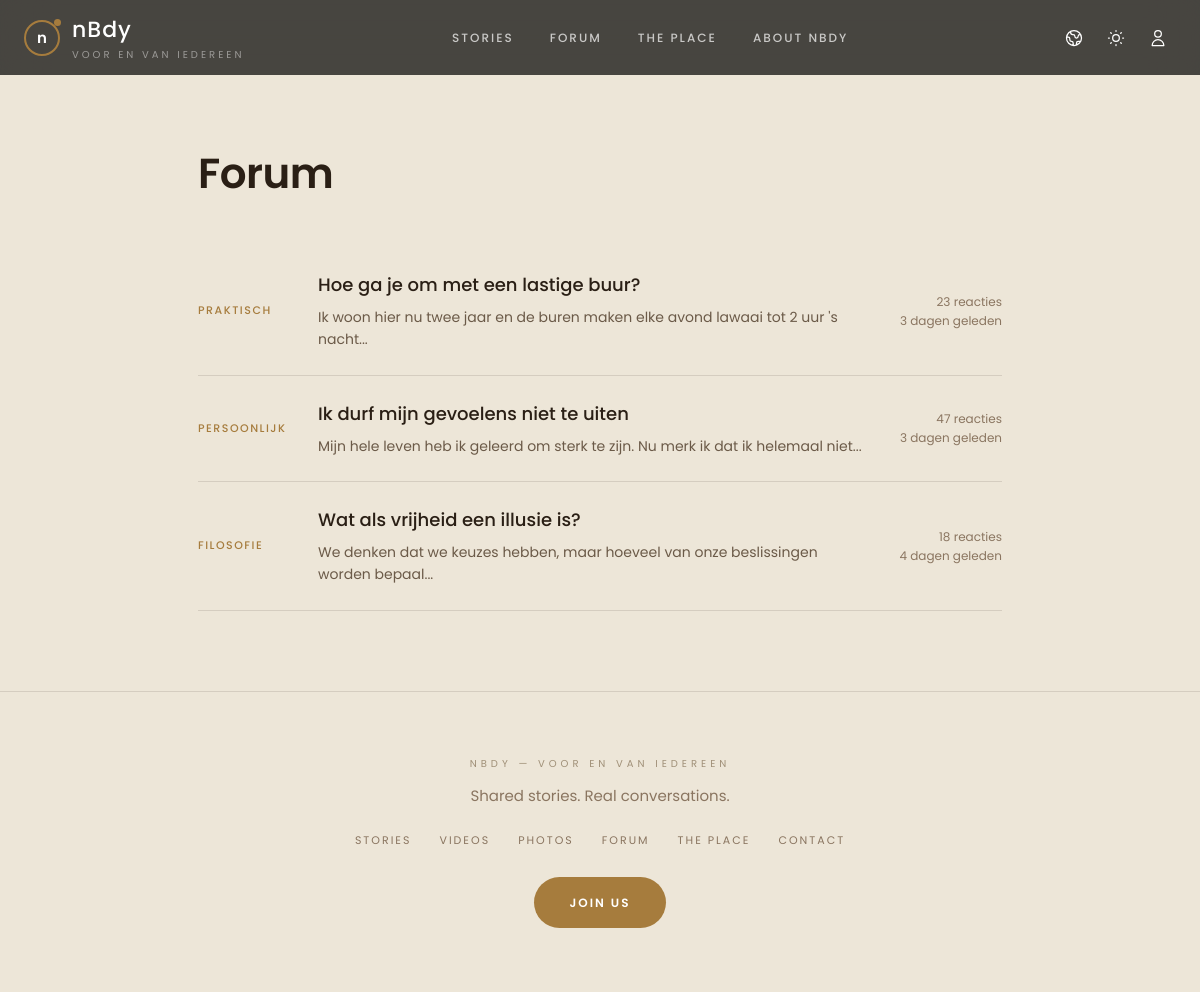
The app's page /pages/forum.php with its own data.
### tables this page shows
CREATE TABLE IF NOT EXISTS forum_topics (
    id              INT AUTO_INCREMENT PRIMARY KEY,
    slug            VARCHAR(200) NOT NULL UNIQUE,
    title           VARCHAR(255) NOT NULL,
    content         TEXT NOT NULL,
    category_id     INT DEFAULT NULL,
    author_id       INT DEFAULT NULL,
    status          ENUM('open','closed','pinned') DEFAULT 'open',
    reply_count     INT DEFAULT 0,
    view_count      INT DEFAULT 0,
    last_reply_at   DATETIME DEFAULT NULL,
    created_at      DATETIME DEFAULT CURRENT_TIMESTAMP,
    updated_at      DATETIME DEFAULT CURRENT_TIMESTAMP ON UPDATE CURRENT_TIMESTAMP,
    FOREIGN KEY (category_id) REFERENCES categories(id) ON DELETE SET NULL,
    FOREIGN KEY (author_id) REFERENCES users(id) ON DELETE SET NULL,
    INDEX idx_status_created (status, created_at),
    INDEX idx_last_reply (last_reply_at)
);

CREATE TABLE IF NOT EXISTS categories (
    id          INT AUTO_INCREMENT PRIMARY KEY,
    slug        VARCHAR(50) NOT NULL UNIQUE,
    name_nl     VARCHAR(100) NOT NULL,
    name_en     VARCHAR(100) NOT NULL,
    name_de     VARCHAR(100) NOT NULL,
    color       VARCHAR(7) DEFAULT '#A67C3D',
    sort_order  INT DEFAULT 0,
    created_at  DATETIME DEFAULT CURRENT_TIMESTAMP
);

### includes/functions.php (called while the page is built, shortened)
<?php
require_once __DIR__ . '/db.php';
function getCurrentLang(): string {
    $accept = $_SERVER['HTTP_ACCEPT_LANGUAGE'] ?? '';
    return DEFAULT_LANG;
}
function t(string $key, array $params = []): string {
    $lang = getCurrentLang();
    static $translations = [];
    if (!isset($translations[$lang])) {
        $file = __DIR__ . "/lang/{$lang}.php";
        $translations[$lang] = file_exists($file) ? require $file : [];
    }
    $text = $translations[$lang][$key] ?? $key;
    return $text;
}
function getCurrentTheme(): string {
    return $_SESSION['nbdy_theme'] ?? DEFAULT_THEME;
}
function sanitizeInput(string $input): string {
    return htmlspecialchars(trim($input), ENT_QUOTES, 'UTF-8');
}
function forumUrl(string $slug): string {
    return SITE_URL . '/pages/forum-topic.php?slug=' . urlencode($slug);
}
function timeAgo(string $datetime): string {
    $time = strtotime($datetime);
    $now = time();
    $diff = $now - $time;
    $lang = getCurrentLang();
    if ($diff < 604800) {
        $d = floor($diff / 86400);
        return match($lang) {
            'nl' => $d === 1 ? '1 dag geleden' : "{$d} dagen geleden",
            'de' => $d === 1 ? 'vor 1 Tag' : "vor {$d} Tagen",
            default => $d === 1 ? '1 day ago' : "{$d} days ago",
        };
    }
    return formatDate($datetime);
}
function excerpt(string $text, int $length = 150): string {
    $text = strip_tags($text);
    return mb_substr($text, 0, $length) . '...';
}
function getForumTopics(int $limit = 6): array {
    $stmt = db()->prepare("SELECT t.*, c.name_nl, c.name_en, c.name_de, c.color FROM forum_topics t LEFT JOIN categories c ON t.category_id = c.id WHERE t.status != 'closed' ORDER BY t.last_reply_at DESC, t.created_at DESC LIMIT ?");
    $stmt->execute([$limit]);
    return $stmt->fetchAll();
}

### includes/db.php (called while the page is built, shortened)
<?php
class Database {
    private static ?PDO $instance = null;
    public static function getInstance(): PDO {
        if (self::$instance === null) {
            try {
                $dsn = "mysql:host=" . self::DB_HOST . ";port=" . self::DB_PORT . ";dbname=" . self::DB_NAME . ";charset=" . self::DB_CHARSET;
                self::$instance = new PDO($dsn, self::DB_USER, self::DB_PASS, [
                    PDO::ATTR_ERRMODE            => PDO::ERRMODE_EXCEPTION,
                    PDO::ATTR_DEFAULT_FETCH_MODE => PDO::FETCH_ASSOC,
                    PDO::ATTR_EMULATE_PREPARES   => false,
                ]);
            } catch (PDOException $e) {
                error_log("Database connection failed: " . $e->getMessage());
                die("<div style='padding:40px;font-family:sans-serif;max-width:600px;margin:0 auto;'>
                    <h2 style='color:#A67C3D;'>Databaseverbinding mislukt</h2>
                    <p><strong>Foutmelding:</strong> " . htmlspecialchars($e->getMessage()) . "</p>
                    <hr style='border:none;border-top:1px solid #ddd;margin:20px 0;'>
                    <p><strong>Controleer het volgende:</strong></p>
                    <ol>
                        <li>Is XAMPP gestart? (Apache + MySQL)</li>
                        <li>Bestaat de database <code>nbdy</code>? Maak deze aan in phpMyAdmin</li>
                        <li>Heb je een MySQL wachtwoord ingesteld? Pas dan <code>DB_PASS</code> aan in <code>includes/db.php</code></li>
                        <li>Draait MySQL op poort 3306? Zo niet, pas <code>DB_PORT</code> aan</li>
                    </ol>
                    <p style='margin-top:20px;color:#666;'>Als je hulp nodig hebt, open <code>includes/db.php</code> en pas de instellingen aan.</p>
                </div>");
            }
        }
        return self::$instance;
    }
}
function db(): PDO {
    return Database::getInstance();
}

### pages/forum.php (the view, shortened to what this page needs)
<?php
require_once __DIR__ . '/../includes/header.php';
$topics = getForumTopics(20);
$lang = getCurrentLang();
?>
<div class="forum-overview">
  <h1><?= t('forum_title') ?></h1>
  <?php foreach ($topics as $topic):
    $catName = $topic['name_' . $lang] ?? $topic['name_nl'] ?? 'Algemeen';
  ?>
  <div class="topic-row" onclick="location.href='<?= forumUrl($topic['slug']) ?>'">
    <div class="topic-tag"><?= sanitizeInput($catName) ?></div>
    <div class="topic-info">
      <h4><?= sanitizeInput($topic['title']) ?></h4>
      <p><?= sanitizeInput(excerpt($topic['content'], 80)) ?></p>
    </div>
    <div class="topic-meta">
      <?= $topic['reply_count'] ?> <?= $topic['reply_count'] === 1 ? t('forum_reply') : t('forum_replies') ?><br>
      <?= timeAgo($topic['last_reply_at'] ?? $topic['created_at']) ?>
    </div>
  </div>
  <?php endforeach; ?>
</div>
<?php require_once __DIR__ . '/../includes/footer.php'; ?>

### includes/header.php (shortened to what this page needs)
<?php
require_once __DIR__ . '/functions.php';
$lang = getCurrentLang();
$theme = getCurrentTheme();
?>
<!DOCTYPE html>
<html lang="<?= $lang ?>" class="<?= $theme === 'dark' ? 'dark' : '' ?>">
<head>
<link rel="stylesheet" href="<?= ASSETS_URL ?>/css/style.css">
</head>
<body>
<nav id="main-nav">
  <div class="nav-inner">
    <a href="<?= SITE_URL ?>/" class="nav-brand" onclick="window.scrollTo({top:0,behavior:'smooth'});return false;">
      <div class="logo-ring"><span>n</span></div>
      <div><div class="brand-text">nBdy</div><div class="brand-sub">Voor en van iedereen</div></div>
    </a>
    <div class="nav-links">
      <a href="#stories" data-t="nav_stroom">Verhalen</a>
      <a href="#forum" data-t="nav_forum">Forum</a>
      <a href="#place" data-t="nav_plek">De Plek</a>
      <a href="#about" data-t="nav_over">Over nBdy</a>
    </div>
    <div class="nav-tools">
      <div class="lang-wrap">
        <button class="nav-btn" onclick="toggleLangDropdown()" id="lang-toggle" title="Taal">
        </button>
      </div>
      <button class="nav-btn" onclick="toggleTheme()" title="Thema" id="theme-btn" style="position:relative;width:36px;height:36px;">
        <span id="theme-icon" style="position:absolute;inset:0;display:flex;align-items:center;justify-content:center;transition:opacity .3s,transform .3s;">
        </span>
      </button>
      <div id="auth-buttons">
        <button class="nav-btn" onclick="openLoginModal()" title="Login">
          <svg fill="none" stroke="currentColor" viewBox="0 0 24 24"><path stroke-linecap="round" stroke-linejoin="round" stroke-width="1.5" d="M16 7a4 4 0 11-8 0 4 4 0 018 0zM12 14a7 7 0 00-7 7h14a7 7 0 00-7-7z"/></svg>
        </button>
      </div>
    </div>
  </div>
</nav>
<main>

### includes/footer.php (shortened to what this page needs)
</main>
<footer class="footer" id="about">
  <div class="footer-stamp">nBdy — Voor en van iedereen</div>
  <p data-t="footer_desc">Gedeelde verhalen. Echte gesprekken.</p>
  <div class="footer-links">
    <a href="#stories" data-t="footer_verhalen">Verhalen</a>
    <a href="#" data-t="footer_videos">Video's</a>
    <a href="#" data-t="footer_fotos">Foto's</a>
    <a href="#forum" data-t="footer_forum">Het Forum</a>
    <a href="#place" data-t="footer_de_plek">De Plek</a>
    <a href="<?= SITE_URL ?>/pages/contact.php" data-t="footer_contact">Contact</a>
  </div>
  <a href="#" class="join-btn" data-t="footer_cta_btn">Doe mee</a>
</footer>
</body>
</html>

### assets/css/style.css (style rules this page uses)
:root { --bg: #EDE6D8; --bg-dark: #1A1612; --surface: #F7F3EC; --surface-hover: #F0E9DE; --border: rgba(42,31,21,0.12); --border-light: rgba(42,31,21,0.18); --text-primary: #2A1F15; --text-secondary: #5C4A3A; --text-muted: #5C4A3A; --text-dim: #6B5A48; --text-faint: #8A7560; --text-ghost: #A09078; --gold: #A67C3D; --gold-bright: #C49450; --gold-glow: rgba(166,124,61,0.20); --gold-glow-strong: rgba(166,124,61,0.35); --input-bg: #E8E0D2; --font-sans: 'Poppins',-apple-system,BlinkMacSystemFont,sans-serif; --font-mono: 'JetBrains Mono',monospace; }
* { margin:0;padding:0;box-sizing:border-box }
html { scroll-behavior:smooth }
body { font-family:var(--font-sans);font-weight:400;background:var(--bg);color:var(--text-secondary);line-height:1.6;-webkit-font-smoothing:antialiased;transition:background .5s,color .5s }
#main-nav { position:fixed;top:0;left:0;right:0;z-index:50;background:rgba(0,0,0,0.70);backdrop-filter:blur(24px) saturate(1.2);-webkit-backdrop-filter:blur(24px) saturate(1.2);padding:12px 0 }
.nav-inner { max-width:1200px;margin:0 auto;padding:0 24px;display:flex;align-items:center;justify-content:space-between }
.nav-brand { display:flex;align-items:center;gap:12px;text-decoration:none }
.logo-ring { width:36px;height:36px;border-radius:50%;border:2px solid var(--gold);display:flex;align-items:center;justify-content:center;position:relative }
.logo-ring::before { content:'';position:absolute;width:7px;height:7px;border-radius:50%;background:var(--gold);top:-3px;right:-3px }
.logo-ring span { font-family:var(--font-sans);font-size:15px;font-weight:600;color:#fff }
.brand-text { font-family:var(--font-sans);font-size:22px;font-weight:500;color:#fff;letter-spacing:1px }
.brand-sub { font-size:10px;color:rgba(255,255,255,0.45);letter-spacing:3px;text-transform:uppercase }
.nav-links { display:flex;gap:36px }
.nav-links a { font-size:12px;color:rgba(255,255,255,0.7);text-decoration:none;letter-spacing:2px;text-transform:uppercase;transition:color .2s;position:relative;font-weight:500 }
.nav-links a::after { content:'';position:absolute;bottom:-4px;left:0;width:0;height:1px;background:var(--gold);transition:width .3s }
.nav-tools { display:flex;align-items:center;gap:6px }
.nav-btn { color:#fff;background:transparent;border:none;cursor:pointer;padding:8px;border-radius:50%;display:flex;align-items:center;justify-content:center;transition:background .2s;font-family:var(--font-sans) }
.nav-btn svg { width:20px;height:20px }
.lang-wrap { position:relative }
.footer { padding:64px 36px;border-top:1px solid var(--border);text-align:center }
.footer-stamp { font-size:10px;color:var(--text-ghost);letter-spacing:4px;text-transform:uppercase;margin-bottom:12px }
.footer > p { font-size:15px;color:var(--text-faint);margin:0 0 24px 0 }
.footer-links { display:flex;gap:28px;justify-content:center;margin-bottom:28px;flex-wrap:wrap }
.footer-links a { font-size:11px;color:var(--text-faint);text-decoration:none;letter-spacing:2px;text-transform:uppercase;transition:color .2s }
.footer .join-btn { display:inline-block;padding:16px 36px;background:var(--gold);color:#fff;border-radius:999px;font-size:12px;font-weight:600;letter-spacing:2px;text-transform:uppercase;text-decoration:none;transition:all .25s }

### pages/forum.php (style rules this page uses)
.forum-overview { max-width: 900px; margin: 0 auto; padding: 140px 48px 80px; }
.forum-overview h1 { font-family: var(--font-sans); font-size: 42px; font-weight: 600; color: var(--text-primary); margin-bottom: 40px; letter-spacing: -0.5px; }
.forum-overview .topic-row { display: flex; align-items: center; gap: 20px; padding: 24px 0; border-bottom: 1px solid var(--border); cursor: pointer; transition: padding-left .2s; }
.forum-overview .topic-tag { font-size: 11px; color: var(--gold); letter-spacing: 1.5px; text-transform: uppercase; font-weight: 500; min-width: 100px; }
.forum-overview .topic-info { flex: 1; }
.forum-overview .topic-info h4 { font-size: 18px; font-weight: 500; color: var(--text-primary); margin-bottom: 6px; }
.forum-overview .topic-info p { font-size: 14px; color: var(--text-dim); }
.forum-overview .topic-meta { font-size: 12px; color: var(--text-faint); text-align: right; min-width: 120px; }

### records on screen
forum_topics: category.name_nl "PRAKTISCH", title "Hoe ga je om met een lastige buur?", content "Ik woon hier nu twee jaar en de buren maken elke avond lawaai tot 2 uur 's nacht...", reply_count "23", last_reply_at+created_at "3 dagen geleden"
forum_topics: category.name_nl "PERSOONLIJK", title "Ik durf mijn gevoelens niet te uiten", content "Mijn hele leven heb ik geleerd om sterk te zijn. Nu merk ik dat ik helemaal niet...", reply_count "47", last_reply_at+created_at "3 dagen geleden"
forum_topics: category.name_nl "FILOSOFIE", title "Wat als vrijheid een illusie is?", content "We denken dat we keuzes hebben, maar hoeveel van onze beslissingen worden bepaal...", reply_count "18", last_reply_at+created_at "4 dagen geleden"

### other values on screen
t('forum_title') "Forum"
